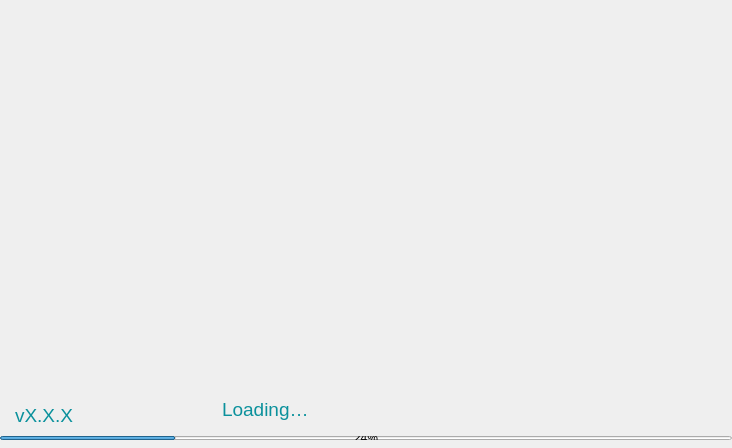
<?xml version="1.0" encoding="UTF-8"?>
<ui version="4.0">
 <class>Splash</class>
 <widget class="QWidget" name="Splash">
  <property name="geometry">
   <rect>
    <x>0</x>
    <y>0</y>
    <width>732</width>
    <height>448</height>
   </rect>
  </property>
  <property name="minimumSize">
   <size>
    <width>732</width>
    <height>448</height>
   </size>
  </property>
  <property name="maximumSize">
   <size>
    <width>16777215</width>
    <height>700</height>
   </size>
  </property>
  <property name="windowTitle">
   <string>Form</string>
  </property>
  <property name="styleSheet">
   <string notr="true"/>
  </property>
  <layout class="QVBoxLayout" name="verticalLayout_2">
   <property name="spacing">
    <number>0</number>
   </property>
   <property name="leftMargin">
    <number>0</number>
   </property>
   <property name="topMargin">
    <number>0</number>
   </property>
   <property name="rightMargin">
    <number>0</number>
   </property>
   <property name="bottomMargin">
    <number>0</number>
   </property>
   <item>
    <widget class="QFrame" name="frame">
     <property name="minimumSize">
      <size>
       <width>732</width>
       <height>448</height>
      </size>
     </property>
     <property name="styleSheet">
      <string notr="true"/>
     </property>
     <property name="frameShape">
      <enum>QFrame::NoFrame</enum>
     </property>
     <property name="frameShadow">
      <enum>QFrame::Plain</enum>
     </property>
     <layout class="QVBoxLayout" name="verticalLayout">
      <property name="spacing">
       <number>0</number>
      </property>
      <property name="leftMargin">
       <number>0</number>
      </property>
      <property name="topMargin">
       <number>0</number>
      </property>
      <property name="rightMargin">
       <number>0</number>
      </property>
      <property name="bottomMargin">
       <number>0</number>
      </property>
      <item>
       <spacer name="verticalSpacer">
        <property name="orientation">
         <enum>Qt::Vertical</enum>
        </property>
        <property name="sizeHint" stdset="0">
         <size>
          <width>20</width>
          <height>40</height>
         </size>
        </property>
       </spacer>
      </item>
      <item>
       <widget class="QWidget" name="horizontalWidget" native="true">
        <property name="minimumSize">
         <size>
          <width>0</width>
          <height>30</height>
         </size>
        </property>
        <layout class="QHBoxLayout" name="horizontalLayout_2">
         <property name="spacing">
          <number>0</number>
         </property>
         <property name="leftMargin">
          <number>10</number>
         </property>
         <property name="topMargin">
          <number>0</number>
         </property>
         <property name="rightMargin">
          <number>10</number>
         </property>
         <property name="bottomMargin">
          <number>0</number>
         </property>
         <item>
          <widget class="QLabel" name="lblVersion">
           <property name="minimumSize">
            <size>
             <width>0</width>
             <height>30</height>
            </size>
           </property>
           <property name="font">
            <font>
             <pointsize>14</pointsize>
            </font>
           </property>
           <property name="styleSheet">
            <string notr="true">color:#0b919c; padding-top:1px;</string>
           </property>
           <property name="text">
            <string notr="true">vX.X.X</string>
           </property>
           <property name="alignment">
            <set>Qt::AlignLeading|Qt::AlignLeft|Qt::AlignTop</set>
           </property>
          </widget>
         </item>
         <item>
          <widget class="QLabel" name="lblMessage">
           <property name="sizePolicy">
            <sizepolicy hsizetype="Expanding" vsizetype="Preferred">
             <horstretch>0</horstretch>
             <verstretch>0</verstretch>
            </sizepolicy>
           </property>
           <property name="minimumSize">
            <size>
             <width>0</width>
             <height>30</height>
            </size>
           </property>
           <property name="maximumSize">
            <size>
             <width>500</width>
             <height>16777215</height>
            </size>
           </property>
           <property name="font">
            <font>
             <pointsize>14</pointsize>
            </font>
           </property>
           <property name="layoutDirection">
            <enum>Qt::LeftToRight</enum>
           </property>
           <property name="styleSheet">
            <string notr="true">color:#0b919c; padding-left:0px;</string>
           </property>
           <property name="text">
            <string>Loading…</string>
           </property>
           <property name="alignment">
            <set>Qt::AlignLeading|Qt::AlignLeft|Qt::AlignTop</set>
           </property>
          </widget>
         </item>
        </layout>
       </widget>
      </item>
      <item>
       <widget class="QWidget" name="layoutProgress" native="true">
        <property name="minimumSize">
         <size>
          <width>0</width>
          <height>8</height>
         </size>
        </property>
        <property name="maximumSize">
         <size>
          <width>16777215</width>
          <height>8</height>
         </size>
        </property>
        <layout class="QHBoxLayout" name="horizontalLayout">
         <property name="spacing">
          <number>0</number>
         </property>
         <property name="leftMargin">
          <number>0</number>
         </property>
         <property name="topMargin">
          <number>4</number>
         </property>
         <property name="rightMargin">
          <number>0</number>
         </property>
         <property name="bottomMargin">
          <number>0</number>
         </property>
         <item>
          <widget class="QProgressBar" name="progressBar">
           <property name="value">
            <number>24</number>
           </property>
          </widget>
         </item>
        </layout>
       </widget>
      </item>
      <item>
       <spacer name="verticalSpacer_3">
        <property name="orientation">
         <enum>Qt::Vertical</enum>
        </property>
        <property name="sizeType">
         <enum>QSizePolicy::Fixed</enum>
        </property>
        <property name="sizeHint" stdset="0">
         <size>
          <width>20</width>
          <height>8</height>
         </size>
        </property>
       </spacer>
      </item>
     </layout>
    </widget>
   </item>
  </layout>
 </widget>
 <resources/>
 <connections/>
</ui>
